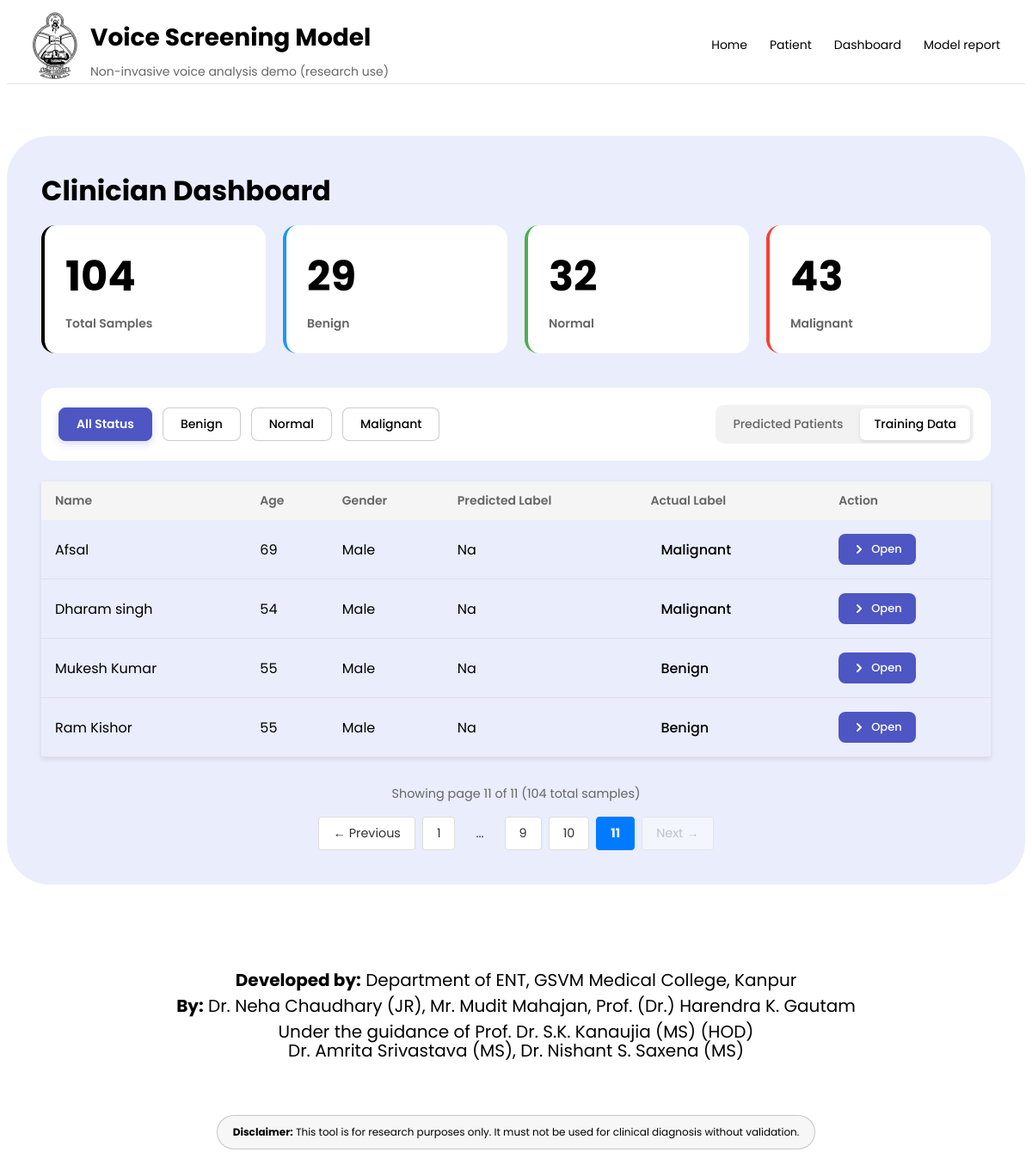
The app's page /dashboard?page=11&filter=all&source=training with its own data.
### app/models_db.py (models this page shows)
class Patients(SQLModel, table=True):
    id: Optional[int] = Field(default=None, primary_key = True)
    name: str
    age: int
    gender: str
    created_at: datetime = Field(default_factory=datetime.now)
    audio_path: str
    duration_sec: float
    actual_label: Optional[str] = None
    predicted_label: Optional[str] = None
    predicted_proba_json: Optional[str] = Field(default = "{}")
    segments: list["SegmentPredictions"] = Relationship(back_populates = "patient")

### app/main.py (the view)
@app.get("/dashboard", response_class=HTMLResponse)
def dashboard(
    request: Request,
    page: int = 1,
    source: str = "predicted",
    filter: str = "all",
    session: Session = Depends(get_session)
):
    per_page = 10
    if source == "training":
        base_query = (select(Patients)
                        .join(TrainingData, Patients.id == TrainingData.patient_id)
                        .order_by(Patients.created_at.desc()
                        )
                    )
    else:
        base_query = (select(Patients)
                        .outerjoin(TrainingData, Patients.id == TrainingData.patient_id)
                        .where(TrainingData.patient_id.is_(None))
                        .order_by(Patients.created_at.desc()
                        )
                    )
    all_rows = session.exec(base_query).all()
    total_count = len(all_rows)
    if source == "training":
        benign_count = len([r for r in all_rows if r.actual_label == "benign"])
        malignant_count = len([r for r in all_rows if r.actual_label == "malignant"])
        normal_count = len([r for r in all_rows if r.actual_label == "normal"])
    else:
        benign_count = len([r for r in all_rows if r.predicted_label == "benign"])
        malignant_count = len([r for r in all_rows if r.predicted_label == "malignant"])
        normal_count = len([r for r in all_rows if r.predicted_label == "normal"])
    if filter != "all":
        if source == "training":
            filtered_rows = [r for r in all_rows if r.actual_label == filter]
        else:
            filtered_rows = [r for r in all_rows if r.predicted_label == filter]
    else:
        filtered_rows = all_rows
    total_pages = (len(filtered_rows) + per_page - 1) // per_page
    offset = (page - 1) * per_page
    rows = filtered_rows[offset:offset+per_page]
    label_map = {
        "0": "Benign",
        "1": "Malignant",
        "2": "Normal",
    }
    mapped_rows = []
    for row in rows:
        predicted_label_display = label_map.get(
            row.predicted_label,
            row.predicted_label.capitalize() if row.predicted_label else 'NA'
        )
        if predicted_label_display not in label_map:
            predicted_label_display = predicted_label_display.capitalize()
        actual_display = None
        if row.actual_label:
            actual_display = label_map.get(row.actual_label, row.actual_label.capitalize())
        mapped_rows.append({
            "id": row.id,
            "name": row.name,
            "age": row.age,
            "gender": row.gender,
            "duration_sec": row.duration_sec,
            "predicted_label": predicted_label_display,
            "actual_label": actual_display,
        })
    return templates.TemplateResponse("dashboard.html",
        {
            "request": request,
            "rows": mapped_rows,
            "benign_count": benign_count,
            "malignant_count": malignant_count,
            "normal_count": normal_count,
            "current_filter": filter,
            "source": source,
            "page": page,
            "total_pages": total_pages,
            "total_count": total_count,
        },
    )

### app/templates/dashboard.html
{% extends "base.html" %}
{% block content %}
<section class="dashboard-card">
  <h2>Clinician Dashboard</h2>
  <div class="stats-grid">
    <div class="stat-card stat-total">
      <div class="stat-number">{{ total_count }}</div>
      <div class="stat-label">Total Samples</div>
    </div>
    <div class="stat-card stat-benign">
      <div class="stat-number">{{ benign_count }}</div>
      <div class="stat-label">Benign</div>
    </div>
    <div class="stat-card stat-normal">
      <div class="stat-number">{{ normal_count }}</div>
      <div class="stat-label">Normal</div>
    </div>
    <div class="stat-card stat-critical">
      <div class="stat-number">{{ malignant_count }}</div>
      <div class="stat-label">Malignant</div>
    </div>
  </div>
  <div class="dashboard-controls">
    <div class="filter-buttons">
      <a href="/dashboard?filter=all&source={{ source }}"
         class="filter-btn {% if current_filter == 'all' %}active{% endif %}">
        All Status
      </a>
      <a href="/dashboard?filter=benign&source={{ source }}"
         class="filter-btn {% if current_filter == 'benign' %}active{% endif %}">
        Benign
      </a>
      <a href="/dashboard?filter=normal&source={{ source }}"
         class="filter-btn {% if current_filter == 'normal' %}active{% endif %}">
        Normal
      </a>
      <a href="/dashboard?filter=malignant&source={{ source }}"
         class="filter-btn {% if current_filter == 'malignant' %}active{% endif %}">
        Malignant
      </a>
    </div>
    <div class="data-source-toggle">
      <a href="/dashboard?filter={{ current_filter }}&source=predicted"
         class="toggle-btn {% if source == 'predicted' %}active{% endif %}">
        Predicted Patients
      </a>
      <a href="/dashboard?filter={{ current_filter }}&source=training"
         class="toggle-btn {% if source == 'training' %}active{% endif %}">
        Training Data
      </a>
    </div>
  </div>
  <div class="tableWrap">
    <table class="dashboard-table">
      <thead>
        <tr>
          <th>Name</th>
          <th>Age</th>
          <th>Gender</th>
          <th>Predicted Label</th>
          <th>Actual Label</th>
          <th>Action</th>
        </tr>
      </thead>
      <tbody>
        {% for r in rows %}
        <tr>
          <td>
            <div class="patient-info">
              <div>{{ r.name }}</div>
            </div>
          </td>
          <td>{{ r.age }}</td>
          <td>{{ r.gender.capitalize() }}</td>
          <td>{{ r.predicted_label }}</td>
          <td>
            <span class="status-badge status-{{ r.actual_label }}">
              {{ r.actual_label }}
            </span>
          </td>
          <td>
            <a href="/dashboard/patient/{{ r.id }}" class="action-btn">
              <svg width="16" height="16" viewBox="0 0 16 16" fill="None">
                <path d="M6 12L10 8L6 4" stroke="currentColor" stroke-width="2" stroke-linecap="round" stroke-linejoin="round" />
              </svg>
              Open
            </a>
          </td>
        </tr>
        {% endfor %}
      </tbody>
    </table>
  </div>
  {% if total_pages > 1 %}
  <div class="pagination-controls">
    <div class="pagination-info">
      Showing page {{ page }} of {{ total_pages }} ({{ total_count }} total samples)
    </div>
    <div class="pagination-buttons">
      {% if page > 1 %}
        <a href="/dashboard?page={{ page - 1 }}&filter={{ current_filter }}&source={{ source }}"
          class="pagination-btn">
          ← Previous
        </a>
      {% else %}
        <span class="pagination-btn disabled">← Previous</span>
      {% endif %}
      {% for p in range(1, total_pages + 1) %}
        {% if p == page %}
          <span class="pagination-btn active">{{ p }}</span>
        {% elif p == 1 or p == total_pages or (p >= page - 2 and p <= page + 2) %}
          <a href="/dashboard?page={{ p }}&filter={{ current_filter }}&source={{ source }}"
            class="pagination-btn">
            {{ p }}
          </a>
        {% elif p == page - 3 or p == page + 3 %}
          <span class="pagination-btn ellipsis">...</span>
        {% endif %}
      {% endfor %}
      {% if page < total_pages %}
        <a href="/dashboard?page={{ page + 1 }}&filter={{ current_filter }}&source={{ source }}"
          class="pagination-btn">
          Next →
        </a>
      {% else %}
        <span class="pagination-btn disabled">Next →</span>
      {% endif %}
    </div>
  </div>
  {% endif %}
</section>
{% endblock %}

### app/static/app.css (style rules this page uses)
body { overflow-x: hidden; background: #FFFFFF; color: #000000; }
.stats-grid { display: grid; grid-template-columns: repeat(4, 1fr); gap: 20px; margin-bottom: 40px; }
.stat-card { background: #FFFFFF; border-radius: 16px; padding: 24px; border-left: 4px solid; font-family: 'Poppins', sans-serif; font-weight: 600; font-size: 16px; }
.stat-total { border-left-color: #000000; }
.stat-benign { border-left-color: #2196F3; }
.stat-normal { border-left-color: #4CAF50; }
.stat-critical { border-left-color: #F44336; }
.stat-number { font-size: 48px; font-weight: 700; color: #000000; margin-bottom: 8px; }
.stat-label { font-size: 14px; color: #666666; }
.dashboard-controls { display: flex; justify-content: space-between; align-items: center; margin-bottom: 24px; flex-wrap: wrap; gap: 16px; }
.filter-buttons { display: flex; gap: 12px; flex-wrap: wrap; }
.filter-btn { padding: 8px 20px; border: 1px solid rgba(0, 0, 0, 0.2); border-radius: 8px; background: #FFFFFF; color: #000000; text-decoration: none; font-family: 'Poppins', sans-serif; font-size: 14px; font-weight: 500; transition: all 0.3s ease; cursor: pointer; }
.filter-btn.active { background: #4D56C2; color: #FFFFFF; border-color: #4D56C2; font-weight: 600; box-shadow: 0 4px 8px rgba(77, 86, 194, 0.2); }
.data-source-toggle { display: flex; gap: 4px; background: rgba(0, 0, 0, 0.05); padding: 4px; border-radius: 10px; }
.toggle-btn { padding: 8px 16px; border-radius: 6px; background: transparent; color: #666666; text-decoration: none; font-size: 14px; font-weight: 500; font-family: 'Poppins', sans-serif; transition: all 0.3s ease; }
.toggle-btn.active { background: #FFFFFF; color: #000000; box-shadow: 0 2px 4px rgba(0, 0, 0, 0.1); }
.dashboard-table { width: 100%; border-collapse: separate; border-spacing: 0; font-weight: 400; font-family: 'Poppins', sans-serif; box-shadow: 0 2px 6px rgba(0, 0, 0, 0.1); }
.dashboard-table thead { background: #F5F5F5; font-family: 'Poppins', sans-serif; font-weight: 600; font-size: 16px; }
.dashboard-table th { padding: 12px 16px; text-align: left; font-size: 14px; font-weight: 600; color: #666666; }
.dashboard-table td { padding: 16px; border-bottom: 1px solid #E0E0E0; }
.patient-info { display: flex; align-items: center; gap: 12px; font-family: 'Poppins', sans-serif; font-weight: 400; font-size: 16px; }
.action-btn { display: inline-flex; align-items: center; gap: 6px; padding: 8px 16px; background: #4D56C2; color: white; text-decoration: none; border-radius: 8px; font-size: 13px; font-weight: 500; font-family: 'Poppins', sans-serif; transition: all 0.2s; }
.action-btn svg { width: 16px; height: 16px; }
.status-badge { padding: 6px 12px; border-radius: 16px; font-size: 16px; font-family: 'Poppins', sans-serif; font-weight: 500; }
.dashboard-card { max-width: 1200px; margin: 60px auto; padding: 40px; background: #E9EDFC; border-radius: 50px; box-sizing: border-box; }
.dashboard-card h2 { font-family: 'Poppins', sans-serif; font-weight: 700; font-size: 32px; color: #000000; margin: 0 0 16px 0; }
.dashboard-controls { display: flex; justify-content: space-between; align-items: center; margin: 30px 0 24px 0; padding: 20px; background: #FFFFFF; border-radius: 16px; flex-wrap: wrap; gap: 20px; }
.pagination-controls { margin-top: 2rem; display: flex; flex-direction: column; gap: 1rem; align-items: center; }
.pagination-info { color: #666; font-size: 0.9rem; font-family: 'Poppins', sans-serif; }
.pagination-buttons { display: flex; gap: 0.5rem; align-items: center; flex-wrap: wrap; justify-content: center; font-family: 'Poppins', sans-serif; }
.pagination-btn { padding: 0.5rem 1rem; border: 1px solid #ddd; border-radius: 4px; background: white; color: #333; text-decoration: none; transition: all 0.2s; font-size: 0.9rem; }
.pagination-btn.active { background: #007bff; color: white; border-color: #007bff; font-weight: bold; }
.pagination-btn.disabled { opacity: 0.5; cursor: not-allowed; color: #999; }
.pagination-btn.ellipsis { border: none; background: none; cursor: default; }

### records on screen
Patients: name "Afsal", age "69", gender "Male", predicted_label "Na", actual_label "Malignant"
Patients: name "Dharam singh", age "54", gender "Male", predicted_label "Na", actual_label "Malignant"
Patients: name "Mukesh Kumar", age "55", gender "Male", predicted_label "Na", actual_label "Benign"
Patients: name "Ram Kishor", age "55", gender "Male", predicted_label "Na", actual_label "Benign"

### other values on screen
{{ total_count }} "104"
{{ benign_count }} "29"
{{ normal_count }} "32"
{{ malignant_count }} "43"
{{ page }} "11"
{{ total_pages }} "11"
{{ p }} "1" "9" "10"
{{ p }} "11"
